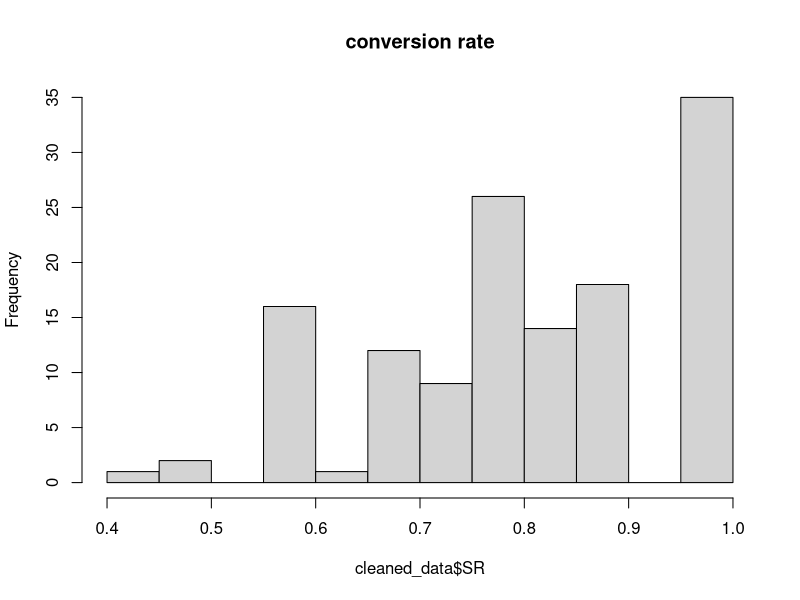
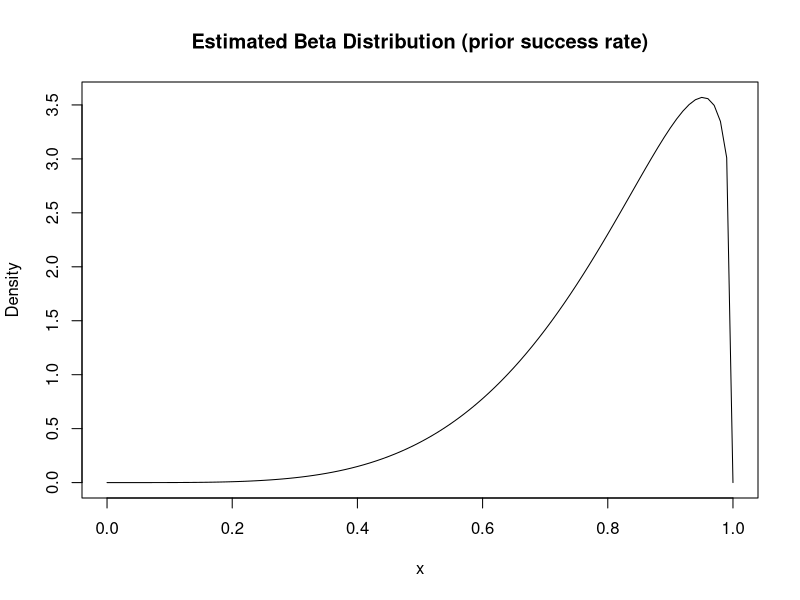
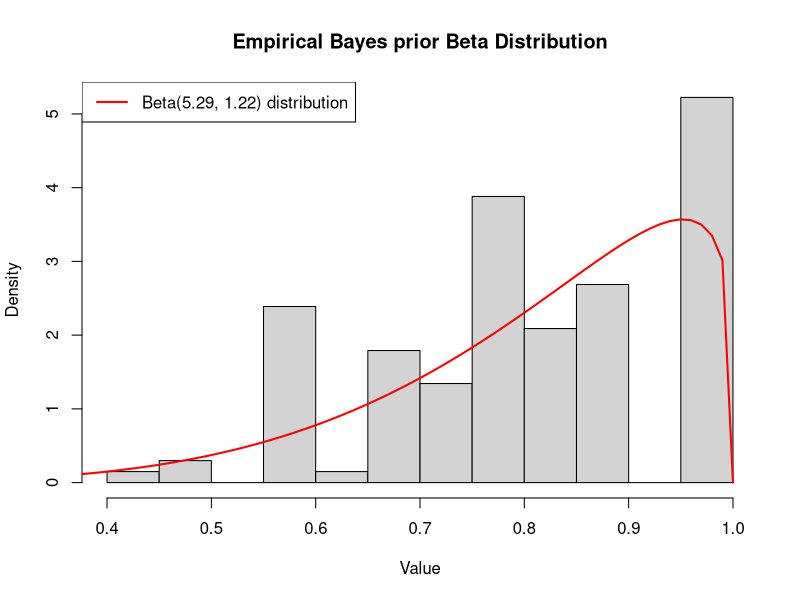
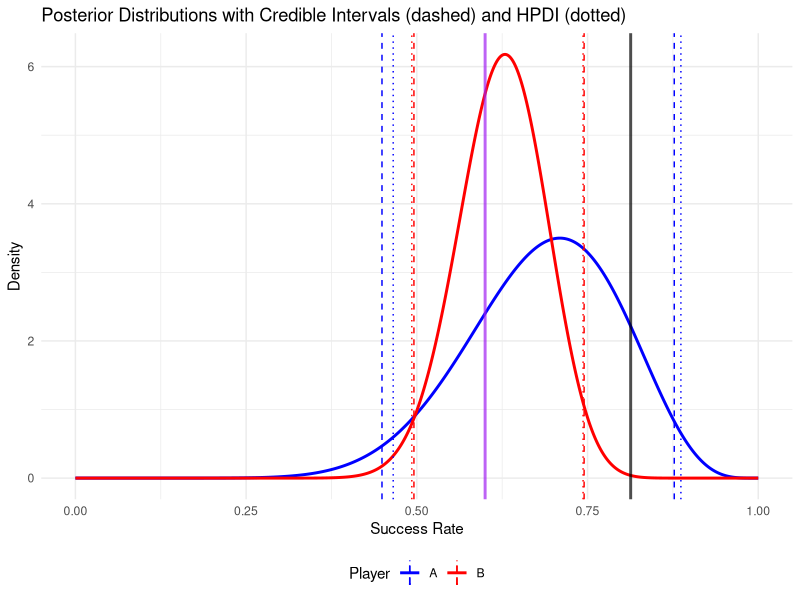
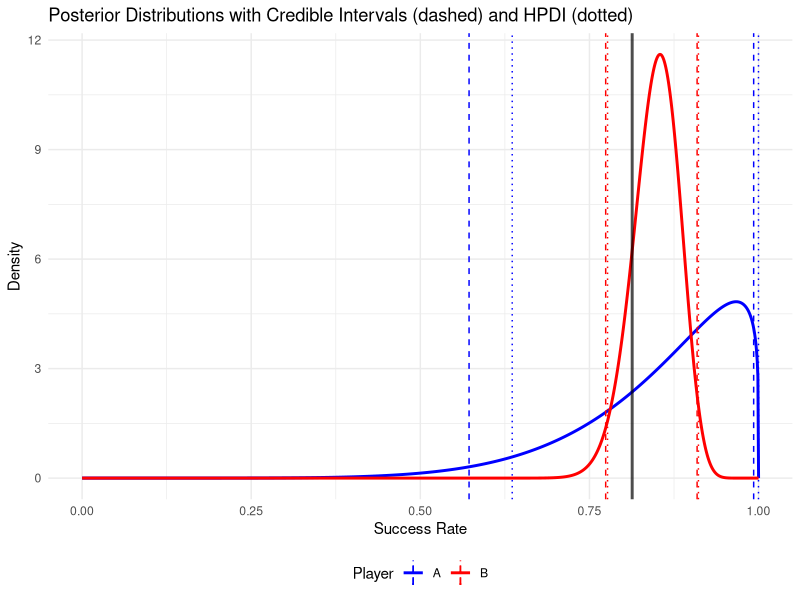

These figures' R source, in order:
## ---- chunk 1
knitr::opts_chunk$set(echo = TRUE)
## ---- chunk 2
library(dplyr)
## ---- chunk 3
# Prior Data
# See jupyter notebook to see data scraping related code
data <- read.csv("826SR.csv")
print(data)
# Remove first two columns and filter out NA values
cleaned_data <- data[, c(3:5)] %>% 
  filter(!is.na(`SuccessRate`))

names(cleaned_data) <- c('PK', 'PKatt','SR')

#Filter out players with less than 5 attempts 
cleaned_data <- cleaned_data %>%
  filter(`PKatt` >= 5)
#Convert 1.0 to 0.9999 to be able to fit a beta distribution
cleaned_data <- cleaned_data %>%
  mutate(SR = ifelse(SR == 1.0, 0.9999, SR)) 

cleaned_data <- cleaned_data %>%
  mutate(SR = ifelse(SR == 0, 0.0001, SR)) 

cleaned_data
  
## ---- chunk 4
hist(cleaned_data$SR, main = "conversion rate", breaks = 10 )
## ---- chunk 5
mu_hat = mean(cleaned_data$SR)
print(paste0("mu_hat = ", mu_hat))
n_i = length(cleaned_data$SR)
print(paste0("n_i = ", n_i))
sigma_hat2 = var(cleaned_data$SR) - (mu_hat*(1-mu_hat))/n_i
print(paste0("sigma_hat = ", sigma_hat2))

a0 = mu_hat*((mu_hat*(1-mu_hat))/sigma_hat2 -1)
print(paste0("a0 = ", a0))
b0 = (1-mu_hat)*((mu_hat*(1-mu_hat))/sigma_hat2 -1)
print(paste0("b0 = ", b0))

## ---- chunk 6
plot(function(x) dbeta(x, shape1 = a0, shape2 = b0), 
    from = 0, to = 1, 
    main = "Estimated Beta Distribution (prior success rate)",
    ylab = "Density",
    xlab = "x")

## ---- chunk 7
hist(cleaned_data$SR, freq = FALSE, main = "Empirical Bayes prior Beta Distribution",
     xlab = "Value")
lines(x <- seq(0, 1, length = 100), 
      dbeta(x, shape1 = a0, shape2 = b0), 
      col = "red", lwd = 2)
legend("topleft", legend = paste("Beta(", round(a0,2), ", ", round(b0,2), ") distribution", sep = ""), 
       col = "red", lwd = 2)
## ---- chunk 8

#library(MASS)
#plot(density(cleaned_data$SR), main = "Oberved Data density Distribution")

# Alternative to estimate a0 and b0
#m <- fitdistr(cleaned_data$SR, "beta",
              #start = list(shape1 = a0, shape2 = b0))

#alpha0 <- m$estimate[1]
#beta0 <- m$estimate[2]
#print(paste0("alpha0 = ", alpha0))
#print(paste0("beta0 = ", beta0))
## ---- chunk 9
# Posterior calculations

# Example 1: Hypothetical situation with worst than average players.

library(ggplot2)
library(coda) # For HPDI calculation

# EB prior parameters
prior_alpha <- a0
prior_beta <- b0

# Hypothetical player data, both having 0.6 Conversion Rate
# Recall league average mu_hat = 0.813
player_data <- list(
  A = list(successes = 6, trials = 10),
  B = list(successes = 30, trials = 50)
)

# Calculate posterior parameters, credible intervals, and HPDI
results <- list()
meanvar <- list()
for (player in names(player_data)) {
  successes <- player_data[[player]]$successes
  trials <- player_data[[player]]$trials
  fails <- trials - successes
  # Posterior parameters (From Equation (5) result)
  posterior_alpha <- prior_alpha + successes
  posterior_beta <- prior_beta + fails
  
  # posterior mean and variance
  posterior_mean <- (prior_alpha + successes) / (prior_alpha + prior_beta + trials) #Equation (6)
  posterior_variance <- (prior_alpha + successes)*(prior_beta + fails) / ((prior_alpha + prior_beta + trials)^2 * (prior_alpha + prior_beta + trials + 1)) # Equation (7)
  
  # 95% credible interval
  credible_interval <- qbeta(c(0.025, 0.975), posterior_alpha, posterior_beta)
  
  # Simulate posterior
  simulated_posterior <- rbeta(10000, posterior_alpha, posterior_beta)
  
  # 95% HPDI
  hpdi <- HPDinterval(as.mcmc(simulated_posterior), prob = 0.95)
  
  results[[player]] <- list(
    posterior_alpha = posterior_alpha,
    posterior_beta = posterior_beta,
    credible_interval = credible_interval,
    hpdi = hpdi,
    simulated_posterior = simulated_posterior
  )
  meanvar[[player]] <- list(posterior_mean = posterior_mean, posterior_variance = posterior_variance)
  
}
print(meanvar)
#Plotting:
x <- seq(0, 1, length.out = 1000)
density_data <- data.frame(
  x = rep(x, times = 2),
  density = c(
    dbeta(x, results$A$posterior_alpha, results$A$posterior_beta),
    dbeta(x, results$B$posterior_alpha, results$B$posterior_beta)
  ),
  player = rep(c("A", "B"), each = length(x))
)

interval_data <- data.frame(
  player = c("A", "B"),
  lower_credible = sapply(results, function(r) r$credible_interval[1]),
  upper_credible = sapply(results, function(r) r$credible_interval[2]),
  lower_hpdi = sapply(results, function(r) r$hpdi[1]),
  upper_hpdi = sapply(results, function(r) r$hpdi[2])
)
print(interval_data)


# Plot-generating code written with the help of chatgpt.com

# Plot the posterior distributions with intervals
ggplot(density_data, aes(x = x, y = density, color = player)) +
  geom_line(size = 1) +
  geom_vline(data = interval_data, aes(xintercept = lower_credible, color = player), linetype = "dashed") +
  geom_vline(data = interval_data, aes(xintercept = upper_credible, color = player), linetype = "dashed") +
  geom_vline(data = interval_data, aes(xintercept = lower_hpdi, color = player), linetype = "dotted") +
  geom_vline(data = interval_data, aes(xintercept = upper_hpdi, color = player), linetype = "dotted") +
  geom_vline(xintercept = mu_hat, color = "black", linetype = "solid", size = 1, alpha = 0.7) + # League average
  geom_vline(xintercept = 0.6, color = "purple", linetype = "solid", size = 1, alpha = 0.7) + # Players SR
  labs(
    title = "Posterior Distributions with Credible Intervals (dashed) and HPDI (dotted)",
    x = "Success Rate",
    y = "Density"
  ) +
  scale_color_manual(values = c("A" = "blue", "B" = "red")) +
  theme_minimal() +
  theme(legend.position = "bottom") +
  guides(color = guide_legend(title = "Player"))


## ---- chunk 10
# Example 2: "Perfect" beginner vs. "Above average" experimented.

# EB prior parameters
prior_alpha <- a0
prior_beta <- b0

# Hypothetical player data, 
# Player A with perfect success rate but low amount of attempts
# Player B with slightly lower success rate but higher amount of attempts
# Recall league average mu_hat = 0.813 SR
player_data <- list(
  A = list(successes = 2, trials = 2), # 1.0 SR
  B = list(successes = 85, trials = 100) # 0.85 SR
)

results <- list()
meanvar <- list()
for (player in names(player_data)) {
  successes <- player_data[[player]]$successes
  trials <- player_data[[player]]$trials
  fails <- trials - successes
  # Posterior parameters
  posterior_alpha <- prior_alpha + successes
  posterior_beta <- prior_beta + fails
  
   posterior_mean <- (prior_alpha + successes) / (prior_alpha + prior_beta + trials) #Equation (6)
  posterior_variance <- (prior_alpha + successes)*(prior_beta + fails) / ((prior_alpha + prior_beta + trials)^2 * (prior_alpha + prior_beta + trials+1)) # Equation (7)
  
  # 95% credible interval
  credible_interval <- qbeta(c(0.025, 0.975), posterior_alpha, posterior_beta)
  
  # Simulate posterior
  simulated_posterior <- rbeta(10000, posterior_alpha, posterior_beta)
  
  # 95% HPDI
  hpdi <- HPDinterval(as.mcmc(simulated_posterior), prob = 0.95)
  
  results[[player]] <- list(
    posterior_alpha = posterior_alpha,
    posterior_beta = posterior_beta,
    credible_interval = credible_interval,
    hpdi = hpdi,
    simulated_posterior = simulated_posterior
  )
  meanvar[[player]] <-list(posterior_mean = posterior_mean, posterior_variance = posterior_variance)
}

print(meanvar)
#for plotting:
x <- seq(0, 1, length.out = 1000)
density_data <- data.frame(
  x = rep(x, times = 2),
  density = c(
    dbeta(x, results$A$posterior_alpha, results$A$posterior_beta),
    dbeta(x, results$B$posterior_alpha, results$B$posterior_beta)
  ),
  player = rep(c("A", "B"), each = length(x))
)

interval_data <- data.frame(
  player = c("A", "B"),
  lower_credible = sapply(results, function(r) r$credible_interval[1]),
  upper_credible = sapply(results, function(r) r$credible_interval[2]),
  lower_hpdi = sapply(results, function(r) r$hpdi[1]),
  upper_hpdi = sapply(results, function(r) r$hpdi[2])
)
print(interval_data)

# Plot-generating code written with the help of chatgpt.com
# Plot the posterior distributions with intervals
ggplot(density_data, aes(x = x, y = density, color = player)) +
  geom_line(size = 1) +
  geom_vline(data = interval_data, aes(xintercept = lower_credible, color = player), linetype = "dashed") +
  geom_vline(data = interval_data, aes(xintercept = upper_credible, color = player), linetype = "dashed") +
  geom_vline(data = interval_data, aes(xintercept = lower_hpdi, color = player), linetype = "dotted") +
  geom_vline(data = interval_data, aes(xintercept = upper_hpdi, color = player), linetype = "dotted") +
  geom_vline(xintercept = mu_hat, color = "black", linetype = "solid", size = 1, alpha = 0.7) + # League average
  #geom_vline(xintercept = 0.6, color = "purple", linetype = "solid", size = 1, alpha = 0.7) + # Players SR
  labs(
    title = "Posterior Distributions with Credible Intervals (dashed) and HPDI (dotted)",
    x = "Success Rate",
    y = "Density"
  ) +
  scale_color_manual(values = c("A" = "blue", "B" = "red")) +
  theme_minimal() +
  theme(legend.position = "bottom") +
  guides(color = guide_legend(title = "Player"))

